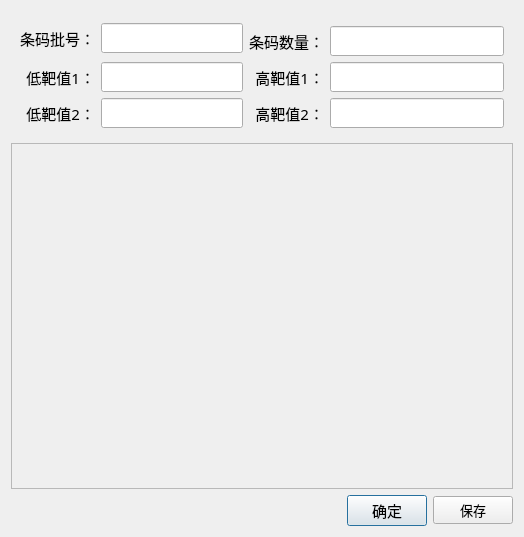
<?xml version="1.0" encoding="UTF-8"?>
<ui version="4.0">
 <class>calibrationDialog</class>
 <widget class="QDialog" name="calibrationDialog">
  <property name="geometry">
   <rect>
    <x>0</x>
    <y>0</y>
    <width>524</width>
    <height>537</height>
   </rect>
  </property>
  <property name="windowTitle">
   <string>Dialog</string>
  </property>
  <layout class="QGridLayout" name="gridLayout_2">
   <item row="0" column="0" colspan="3">
    <widget class="QWidget" name="widget" native="true">
     <layout class="QGridLayout" name="gridLayout">
      <item row="0" column="0" rowspan="2">
       <widget class="QLabel" name="label2">
        <property name="font">
         <font>
          <family>微软雅黑</family>
          <pointsize>11</pointsize>
         </font>
        </property>
        <property name="text">
         <string>条码批号：</string>
        </property>
        <property name="alignment">
         <set>Qt::AlignRight|Qt::AlignTrailing|Qt::AlignVCenter</set>
        </property>
       </widget>
      </item>
      <item row="0" column="1" rowspan="2" colspan="2">
       <widget class="QLineEdit" name="lineEdit1">
        <property name="font">
         <font>
          <family>微软雅黑</family>
          <pointsize>11</pointsize>
         </font>
        </property>
        <property name="text">
         <string/>
        </property>
       </widget>
      </item>
      <item row="1" column="4">
       <widget class="QLineEdit" name="lineEdit2">
        <property name="font">
         <font>
          <family>微软雅黑</family>
          <pointsize>11</pointsize>
         </font>
        </property>
        <property name="text">
         <string/>
        </property>
       </widget>
      </item>
      <item row="2" column="0">
       <widget class="QLabel" name="label2_2">
        <property name="font">
         <font>
          <family>微软雅黑</family>
          <pointsize>11</pointsize>
         </font>
        </property>
        <property name="text">
         <string>低靶值1：</string>
        </property>
        <property name="alignment">
         <set>Qt::AlignRight|Qt::AlignTrailing|Qt::AlignVCenter</set>
        </property>
       </widget>
      </item>
      <item row="2" column="1" colspan="2">
       <widget class="QLineEdit" name="lineEdit3">
        <property name="font">
         <font>
          <family>微软雅黑</family>
          <pointsize>11</pointsize>
         </font>
        </property>
        <property name="text">
         <string/>
        </property>
       </widget>
      </item>
      <item row="2" column="3">
       <widget class="QLabel" name="label2_3">
        <property name="font">
         <font>
          <family>微软雅黑</family>
          <pointsize>11</pointsize>
         </font>
        </property>
        <property name="text">
         <string>高靶值1：</string>
        </property>
        <property name="alignment">
         <set>Qt::AlignRight|Qt::AlignTrailing|Qt::AlignVCenter</set>
        </property>
       </widget>
      </item>
      <item row="2" column="4">
       <widget class="QLineEdit" name="lineEdit4">
        <property name="font">
         <font>
          <family>微软雅黑</family>
          <pointsize>11</pointsize>
         </font>
        </property>
        <property name="text">
         <string/>
        </property>
       </widget>
      </item>
      <item row="3" column="0">
       <widget class="QLabel" name="label2_4">
        <property name="font">
         <font>
          <family>微软雅黑</family>
          <pointsize>11</pointsize>
         </font>
        </property>
        <property name="text">
         <string>低靶值2：</string>
        </property>
        <property name="alignment">
         <set>Qt::AlignRight|Qt::AlignTrailing|Qt::AlignVCenter</set>
        </property>
       </widget>
      </item>
      <item row="3" column="1" colspan="2">
       <widget class="QLineEdit" name="lineEdit5">
        <property name="font">
         <font>
          <family>微软雅黑</family>
          <pointsize>11</pointsize>
         </font>
        </property>
        <property name="text">
         <string/>
        </property>
       </widget>
      </item>
      <item row="3" column="3">
       <widget class="QLabel" name="label2_5">
        <property name="font">
         <font>
          <family>微软雅黑</family>
          <pointsize>11</pointsize>
         </font>
        </property>
        <property name="text">
         <string>高靶值2：</string>
        </property>
        <property name="alignment">
         <set>Qt::AlignRight|Qt::AlignTrailing|Qt::AlignVCenter</set>
        </property>
       </widget>
      </item>
      <item row="3" column="4">
       <widget class="QLineEdit" name="lineEdit6">
        <property name="font">
         <font>
          <family>微软雅黑</family>
          <pointsize>11</pointsize>
         </font>
        </property>
        <property name="text">
         <string/>
        </property>
       </widget>
      </item>
      <item row="1" column="3">
       <widget class="QLabel" name="label2_6">
        <property name="font">
         <font>
          <family>微软雅黑</family>
          <pointsize>11</pointsize>
         </font>
        </property>
        <property name="text">
         <string>条码数量：</string>
        </property>
        <property name="alignment">
         <set>Qt::AlignRight|Qt::AlignTrailing|Qt::AlignVCenter</set>
        </property>
       </widget>
      </item>
     </layout>
    </widget>
   </item>
   <item row="1" column="0" colspan="3">
    <widget class="QTextEdit" name="textEdit">
     <property name="enabled">
      <bool>false</bool>
     </property>
     <property name="font">
      <font>
       <family>微软雅黑</family>
       <pointsize>11</pointsize>
      </font>
     </property>
    </widget>
   </item>
   <item row="2" column="0">
    <spacer name="horizontalSpacer">
     <property name="orientation">
      <enum>Qt::Horizontal</enum>
     </property>
     <property name="sizeHint" stdset="0">
      <size>
       <width>341</width>
       <height>20</height>
      </size>
     </property>
    </spacer>
   </item>
   <item row="2" column="1">
    <widget class="QPushButton" name="btnCertain">
     <property name="font">
      <font>
       <family>微软雅黑</family>
       <pointsize>11</pointsize>
      </font>
     </property>
     <property name="text">
      <string>确定</string>
     </property>
    </widget>
   </item>
   <item row="2" column="2">
    <widget class="QPushButton" name="btnSave">
     <property name="font">
      <font>
       <family>微软雅黑</family>
       <pointsize>10</pointsize>
      </font>
     </property>
     <property name="text">
      <string>保存</string>
     </property>
    </widget>
   </item>
  </layout>
 </widget>
 <resources/>
 <connections/>
</ui>
